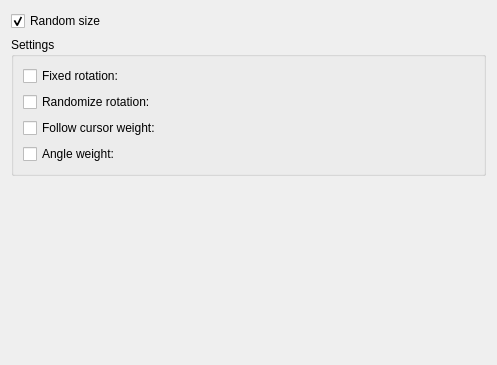
<?xml version="1.0" encoding="UTF-8"?>
<ui version="4.0">
 <class>WdgShapeDynamicsOptions</class>
 <widget class="QWidget" name="WdgShapeDynamicsOptions">
  <property name="enabled">
   <bool>true</bool>
  </property>
  <property name="geometry">
   <rect>
    <x>0</x>
    <y>0</y>
    <width>497</width>
    <height>365</height>
   </rect>
  </property>
  <property name="sizePolicy">
   <sizepolicy hsizetype="Preferred" vsizetype="Preferred">
    <horstretch>255</horstretch>
    <verstretch>255</verstretch>
   </sizepolicy>
  </property>
  <property name="minimumSize">
   <size>
    <width>425</width>
    <height>365</height>
   </size>
  </property>
  <layout class="QGridLayout" name="gridLayout">
   <item row="0" column="0">
    <widget class="QCheckBox" name="randomSizeCHBox">
     <property name="text">
      <string>Random size</string>
     </property>
     <property name="checked">
      <bool>true</bool>
     </property>
    </widget>
   </item>
   <item row="1" column="0">
    <widget class="QGroupBox" name="groupBox">
     <property name="title">
      <string>Settings</string>
     </property>
     <layout class="QGridLayout" name="gridLayout_2">
      <item row="0" column="0">
       <widget class="QCheckBox" name="fixedRotation">
        <property name="text">
         <string>Fixed rotation:</string>
        </property>
        <property name="checked">
         <bool>false</bool>
        </property>
       </widget>
      </item>
      <item row="1" column="0">
       <widget class="QCheckBox" name="randomRotation">
        <property name="text">
         <string>Randomize rotation:</string>
        </property>
        <property name="checked">
         <bool>false</bool>
        </property>
       </widget>
      </item>
      <item row="2" column="0">
       <widget class="QCheckBox" name="followCursor">
        <property name="text">
         <string>Follow cursor weight:</string>
        </property>
       </widget>
      </item>
      <item row="0" column="1" colspan="2">
       <widget class="KisDoubleSliderSpinBox" name="fixedAngleBox" />
      </item>
      <item row="1" column="1" colspan="2">
       <widget class="KisDoubleSliderSpinBox" name="randomAngleWeight" native="true" />
      </item>
      <item row="2" column="1" colspan="2">
       <widget class="KisDoubleSliderSpinBox" name="followCursorWeight" />
      </item>
      <item row="3" column="0">
       <widget class="QCheckBox" name="drawingAngle">
        <property name="text">
         <string>Angle weight:</string>
        </property>
       </widget>
      </item>
      <item row="3" column="1" colspan="2">
       <widget class="KisDoubleSliderSpinBox" name="drawingAngleWeight" native="true" />
      </item>
     </layout>
    </widget>
   </item>
   <item row="2" column="0">
    <spacer name="verticalSpacer">
     <property name="orientation">
      <enum>Qt::Vertical</enum>
     </property>
     <property name="sizeHint" stdset="0">
      <size>
       <width>20</width>
       <height>37</height>
      </size>
     </property>
    </spacer>
   </item>
  </layout>
 </widget>
 <customwidgets>
 <customwidget>
   <class>KisDoubleSliderSpinBox</class>
   <extends>QWidget</extends>
   <header>kis_slider_spin_box.h</header>
   <container>1</container>
  </customwidget>
 </customwidgets>
 <resources/>
 <connections/>
</ui>
